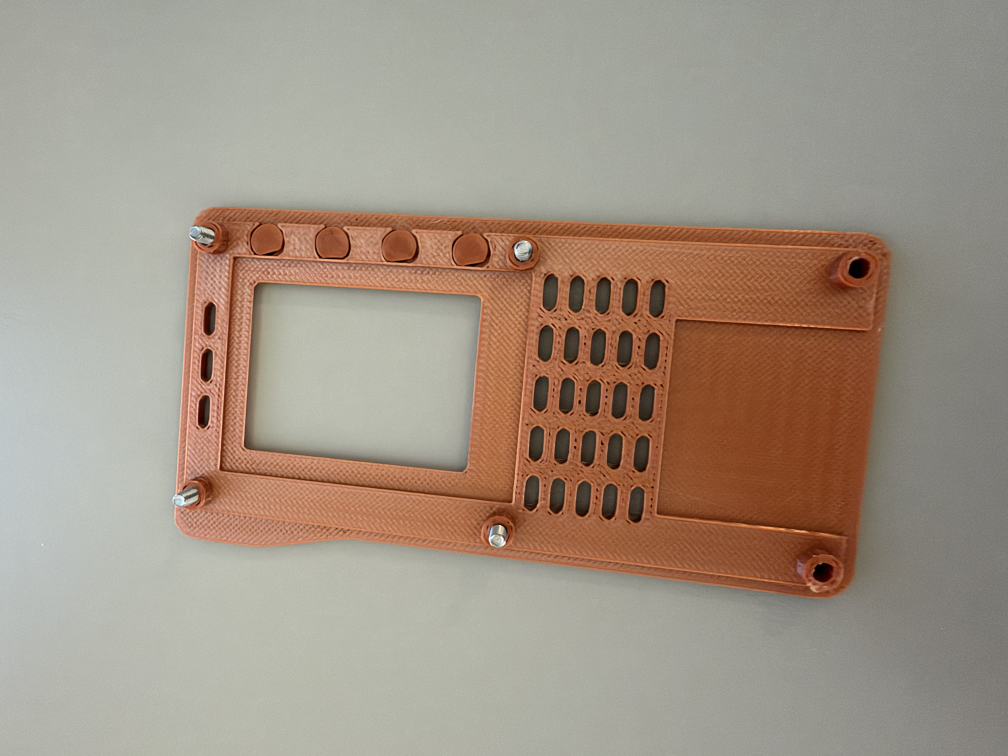
#> input picture photos/IMG_3595.jpeg, 4032 x 3024 px (shown at 1/4 size); its folder holds only this picture in this run
$ python -i sqlink-screen.py   (imports and definitions only)
#> lines starting #> are read from the running program, lines starting #| are printed output that depends on the picture
### software/rootfs/usr/lib/sqlink/profile_state.py
"""Credential-free metadata for the actually applied reflector profile."""
import json,pathlib
PATH=pathlib.Path('/var/lib/sqlink-profile-state/active.json')
def current():
 try:return json.loads(PATH.read_text())
 except (OSError,ValueError):return dict(id='unknown',name='Unknown',host='',directory='none',default_tg='0',monitored='')
def key():return json.dumps(current(),sort_keys=True)
def local_groups():
 p=current();ids=set()
 for s in (str(p.get('default_tg','0'))+','+str(p.get('monitored',''))).split(','):
  try:
   n=int(s.strip().rstrip('+'))
   if n>0:ids.add(n)
  except ValueError:pass
#> further down, picture is the input picture: PIL image 4032x3024 RGB; mean R, G, B 161.6, 147.4, 133
 return [dict(id=n,name='TG '+str(n)) for n in sorted(ids)]

### software/rootfs/usr/lib/sqlink/theme.py
"""Shared PiTFT palette and drawing style."""
from PIL import ImageDraw

BG = '#080d14'
PANEL = '#142131'
TEXT = '#f4f7fa'
MUTED = '#9baebe'
ACCENT = '#5dd6ef'
SELECTED = '#173b4b'
LINE = '#2a3b4b'


SCHEMES = {
    'Ocean': ('#080d14','#142131','#f4f7fa','#9baebe','#5dd6ef','#173b4b','#2a3b4b'),
    'Forest': ('#09120e','#14281d','#f1f8f3','#a0b9aa','#74e2aa','#1d4430','#2c4938'),
    'Amber': ('#151008','#2c2112','#fff6e8','#c1af95','#ffc568','#4b3518','#51402a'),
    'Violet': ('#100c18','#231b32','#f7f1ff','#b5a8c7','#c5a0ff','#3e2a57','#443653'),
    'Mono': ('#101010','#222222','#ffffff','#b5b5b5','#ffffff','#393939','#555555'),
}

def set_scheme(name):
    global BG, PANEL, TEXT, MUTED, ACCENT, SELECTED, LINE
    BG, PANEL, TEXT, MUTED, ACCENT, SELECTED, LINE = SCHEMES[name]


class MenuDraw:
    # [6 lines left out: function __init__, not called in this run]

    def __getattr__(self, name):
        return getattr(self.raw, name)

    def line(self, xy, fill=None, **kwargs):
        return self.raw.line(xy, fill=LINE if fill == 'white' else fill, **kwargs)

    # [60 lines left out: functions rectangle, text, footer_icons, not called in this run]

### software/rootfs/usr/lib/sqlink/display.py
"""Persistent Display settings and four-button editor."""
import json
import os
import pathlib
from PIL import Image, ImageDraw, ImageFont
from . import theme

PATH = pathlib.Path('/var/lib/sqlink-display/settings.json')
DEFAULTS = dict(brightness=100, color_scheme='Ocean', idle_timeout=30)
TIMEOUTS = [10, 20, 30, 60, 120, 300, 0]


class Settings:
    def __init__(self, path=PATH):
        self.path = pathlib.Path(path)
        self.values = dict(DEFAULTS)
        try:
            data = json.loads(self.path.read_text())
            if type(data.get('brightness')) is int and 10 <= data['brightness'] <= 100:
                self.values['brightness'] = data['brightness']
            if data.get('color_scheme') in theme.SCHEMES:
                self.values['color_scheme'] = data['color_scheme']
            if type(data.get('idle_timeout')) is int and data['idle_timeout'] in TIMEOUTS:
                self.values['idle_timeout'] = data['idle_timeout']
        except (OSError, ValueError, TypeError, AttributeError):
            pass
        self.apply()

    def apply(self):
        theme.set_scheme(self.values['color_scheme'])

    # [19 lines left out: functions save, dim, not called in this run]


class DisplayMenu:
    def __init__(self, settings):
        self.settings = settings
        self.index = 0
        self.editing = False
        self.original = None
        self.message = ''
        self.font = ImageFont.truetype('/usr/share/fonts/truetype/dejavu/DejaVuSans.ttf', 15)
        self.small = ImageFont.truetype('/usr/share/fonts/truetype/dejavu/DejaVuSans.ttf', 12)
        self.title = ImageFont.truetype('/usr/share/fonts/truetype/dejavu/DejaVuSans-Bold.ttf', 20)

    # [72 lines left out: functions enter, cancel, button, render, not called in this run]

### software/rootfs/usr/lib/sqlink/update_ui.py
"""PiTFT update menu; no network or privileged operations in the UI thread."""
import json,queue,socket,threading,time
from PIL import Image,ImageDraw,ImageFont
from . import theme

class UpdateMenu:
    def __init__(self):
        self.index=0;self.confirm=False;self.data={};self.results=queue.Queue();self.pending=False;self.last=0
        self.font=ImageFont.truetype('/usr/share/fonts/truetype/dejavu/DejaVuSans.ttf',15)
        self.small=ImageFont.truetype('/usr/share/fonts/truetype/dejavu/DejaVuSans.ttf',12)
    # [12 lines left out: function send, not called in this run]
    def enter(self):self.index=0;self.confirm=False;self.send('status')
    # [54 lines left out: functions poll, button, render, not called in this run]


class SystemInfoMenu:
    """Read-only, asynchronous diagnostics in three pages for the PiTFT."""
    def __init__(self):
        self.page=0;self.data={};self.pending=False;self.results=queue.Queue();self.last=0
        self.font=ImageFont.truetype('/usr/share/fonts/truetype/dejavu/DejaVuSans.ttf',15)
        self.small=ImageFont.truetype('/usr/share/fonts/truetype/dejavu/DejaVuSans.ttf',12)
    def enter(self):
        self.page=0;self.refresh()
    # [62 lines left out: functions refresh, poll, button, render, not called in this run]

### software/rootfs/usr/lib/sqlink/restart_ui.py
"""Explicit device restart confirmation."""
import threading
import queue
from PIL import Image,ImageDraw,ImageFont
from . import theme
from .wifi_ui import request

class RestartMenu:
    def __init__(self):
        self.index=0
        self.busy=False
        self.message=''
        self.results=queue.Queue()
        self.font=ImageFont.truetype('/usr/share/fonts/truetype/dejavu/DejaVuSans.ttf',15)
        self.small=ImageFont.truetype('/usr/share/fonts/truetype/dejavu/DejaVuSans.ttf',12)
        self.title=ImageFont.truetype('/usr/share/fonts/truetype/dejavu/DejaVuSans-Bold.ttf',20)
    def enter(self):
        self.index=0
        self.message=''
    # [40 lines left out: functions button, poll, render, not called in this run]

### software/rootfs/usr/lib/sqlink/wifi_ui.py
"""Four-button PiTFT Wi-Fi menu; network work stays off the display loop."""
import json
import queue
import socket
import string
import threading
from PIL import Image, ImageDraw, ImageFont
from sqlink import theme
from sqlink.theme import MenuDraw, footer_icons


# [10 lines left out: function request, not called in this run]


class WiFiMenu:
    def __init__(self):
        self.page = 'home'
        self.index = 0
        self.status = {}
        self.networks = []
        self.selected = None
        self.busy = False
        self.message = ''
        self.password = ''
        self.charset = 'abc'
        self.key_index = 0
        self.results = queue.Queue()
        self.font = ImageFont.truetype('/usr/share/fonts/truetype/dejavu/DejaVuSans.ttf', 15)
        self.small = ImageFont.truetype('/usr/share/fonts/truetype/dejavu/DejaVuSans.ttf', 12)
        self.title = ImageFont.truetype('/usr/share/fonts/truetype/dejavu/DejaVuSans-Bold.ttf', 20)

    # [251 lines left out: functions start, enter, poll, options, keys, button and 2 more, not called in this run]

### software/rootfs/usr/lib/sqlink/bluetooth_ui.py
"""Bluetooth device and audio management for the PiTFT."""
import json,socket,threading,queue,time
from PIL import Image,ImageDraw,ImageFont
from . import theme


# [7 lines left out: function request, not called in this run]


class BluetoothMenu:
    def __init__(self):
        self.page='home';self.index=0;self.status={};self.selected=None
        self.busy=False;self.operation='';self.message='';self.challenge=None;self.pin='';self.key=0
        self.results=queue.Queue();self.last_poll=0;self.polling=False;self.target='home'
        self.font=ImageFont.truetype('/usr/share/fonts/truetype/dejavu/DejaVuSans.ttf',15)
        self.small=ImageFont.truetype('/usr/share/fonts/truetype/dejavu/DejaVuSans.ttf',12)
        self.title=ImageFont.truetype('/usr/share/fonts/truetype/dejavu/DejaVuSans-Bold.ttf',20)
    # [10 lines left out: function send, not called in this run]
    def enter(self):
        self.page='home';self.index=0;self.send({'action':'status'},'home')
    def cancel(self):
        if self.busy and self.operation=='pair':self.send({'action':'cancel_pair'},aux=True)
        self.pin='';self.challenge=None
    # [157 lines left out: functions poll, items, button, render, not called in this run]

### software/rootfs/usr/lib/sqlink/audio_ui.py
"""Combined microphone and speaker selection for SQLink."""
from PIL import Image,ImageDraw
from .bluetooth_ui import BluetoothMenu, request
import threading, queue
from . import theme

class AudioMenu(BluetoothMenu):
    def __init__(self):
        super().__init__()
        self.volume_pending=None
        self.volume_running=False
        self.volume_results=queue.Queue()

    # [93 lines left out: functions flush_volume, poll, button, render, not called in this run]

### software/rootfs/usr/lib/sqlink/user_ui.py
"""Shared reflector profiles, operated with the four PiTFT buttons."""
import copy,queue,threading
from PIL import Image,ImageDraw
from .wifi_ui import WiFiMenu,request
from . import theme

class UserMenu(WiFiMenu):
 fields=[('name','Profile name'),('host','Server hostname'),('port','Server port'),('login','Callsign / Login'),('password','Password'),('default_tg','Default TG'),('monitored','Monitored TGs'),('timeout','Monitor timeout'),('directory','Station directory')]
 def __init__(self):
  super().__init__();self.data={'profiles':[]};self.draft={};self.buffer='';self.profile_id=None;self.dirty=False;self.return_page='list';self.page='list';self.epoch=0
 def cancel(self):
  self.epoch+=1;self.buffer='';self.draft={};self.page='list';self.dirty=False
 def enter(self):
  self.cancel();self.index=0;self.send({'action':'profiles_snapshot'},'list')
 # [20 lines left out: functions send, poll, not called in this run]
 def profile(self):return next((p for p in self.data['profiles'] if p['id']==self.profile_id),{})
 def payload(self,action):return dict(action=action,id=self.profile_id,revision=self.data.get('revision'),confirm=True)
 # [64 lines left out: functions rows, button, not called in this run]
 def confirm(self,action,label,back):self.pending=action;self.confirm_label=label;self.confirm_return=back;self.page='confirm';self.index=0
 # [35 lines left out: function render, not called in this run]

### software/rootfs/usr/lib/sqlink/radio_status.py
"""Live radio state and transient audio peak meter. No audio is saved."""
import pathlib,subprocess,threading,time,select,array,math

class RadioStatus:
    def __init__(self):
        self.talker='';self.mode='IDLE';self.level=0.0;self.available=False
        threading.Thread(target=self._meter,daemon=True).start()
    # [12 lines left out: function state, not called in this run]
    def _meter(self):
        proc=None;key=None;last_check=0;retry=0
        while True:
            try:
                mode=self.mode
                if mode not in ('TX','RX'):
                    if proc:proc.terminate();proc.wait(timeout=1);proc=None
                    self.level=0;self.available=False;key=None;time.sleep(.05);continue
                now=time.monotonic()
                if now-last_check>1 or not proc:
                    last_check=now
                    cmd='get-default-source' if mode=='TX' else 'get-default-sink'
                    dev=subprocess.check_output(['pactl',cmd],text=True,timeout=2).strip()
                    if mode=='RX':dev+='.monitor'
                    new=(mode,dev)
                    if new!=key or (proc and proc.poll() is not None):
                        if proc:proc.terminate();proc.wait(timeout=1);proc=None
                        key=new
                    if not proc:
                        if now<retry:time.sleep(.1);continue
                        proc=subprocess.Popen(['parec','--raw','--format=s16le','--rate=16000','--channels=1','--latency-msec=50','--client-name=SQLink level meter','--device='+dev],stdout=subprocess.PIPE,stderr=subprocess.DEVNULL)
                        retry=now+2
                if select.select([proc.stdout],[],[],.1)[0]:
                    data=proc.stdout.read(1600)
                    if not data:
                        proc.wait(timeout=1);proc=None;self.available=False;self.level=0;continue
                    samples=array.array('h',data[:len(data)//2*2])
                    peak=max(map(abs,samples),default=0)/32768
                    db=20*math.log10(max(peak,1e-6))
                    self.level=max(max(0,min(1,(db+60)/60)),self.level*.75)
                    self.available=True
            except Exception:
                if proc:
                    try:proc.kill();proc.wait(timeout=1)
                    except Exception:pass
                proc=None;key=None;self.available=False;self.level=0;time.sleep(1)

### software/rootfs/usr/lib/sqlink/encoder_volume.py
"""Non-blocking home-screen volume, using the existing audio helper."""
import queue
import threading
from .bluetooth_ui import request


# [14 lines left out: function adjust_volume, not called in this run]


class HomeVolume:
    def __init__(self):
        self.pending = 0
        self.running = False
        self.results = queue.Queue()

    def turn(self, action):
        self.pending += 5 if action == 'DOWN' else -5
        self.start()

    # [23 lines left out: functions start, poll, not called in this run]

### software/rootfs/usr/local/bin/sqlink-screen.py
#!/usr/bin/env python3

import os
import re
import time
import subprocess
import json
import urllib.request
from datetime import datetime

import lgpio
from PIL import Image, ImageDraw, ImageFont
from sqlink import theme
from sqlink.theme import MenuDraw, footer_icons
from sqlink.display import Settings, DisplayMenu
display_settings = Settings()
display_menu = DisplayMenu(display_settings)
from sqlink.update_ui import UpdateMenu, SystemInfoMenu
update_menu = UpdateMenu()
info_menu = SystemInfoMenu()
from sqlink.restart_ui import RestartMenu
restart_menu = RestartMenu()
from sqlink.bluetooth_ui import BluetoothMenu
bluetooth_menu = BluetoothMenu()
from sqlink.audio_ui import AudioMenu
audio_menu = AudioMenu()
from sqlink import profile_state
from sqlink.user_ui import UserMenu
user_menu = UserMenu()

import sys
sys.path.insert(0, "/usr/lib")

from sqlink.controller import SQLinkController

controller = SQLinkController()

from sqlink.wifi_ui import WiFiMenu
wifi_menu = WiFiMenu()

FB = "/dev/fb0"
WIDTH = 240
HEIGHT = 320

SVXCONF = "/etc/svxlink/svxlink.conf"
SVXLOG = "/var/log/svxlink"

BUTTONS = {
    17: "BACK",
    22: "UP",
    23: "DOWN",
    27: "ENTER",
}

MAIN_MENU = [
    "SQLink",
    "Audio",
    "User",
    "Bluetooth",
    "WiFi",
    "Display",
    "System Update",
    "System Info",
    "Restart",
]

SQLINK_MENU = [
    "Network",
    "Active TG",
    "Last QSO",
    "Stations",
    "Node Info",
    "Talk Groups",
]

FALLBACK_TG_LIST = [
    ("260", "Polska"),
    ("2600", "Ogólnopolska"),
    ("26077", "SQLink"),
    ("260073", "Akcje Dyplomowe"),
    ("999", "Echo / Test"),
    ("27252", "Ireland"),
    ("3109312", "Chicago"),
]

TG_NAMES = {
    "260": "Polska",
    "2600": "Ogólnopolska",
    "26077": "SQLink",
    "260073": "Akcje Dyplomowe",
    "999": "Echo / Test",
    "27252": "Ireland",
    "3109312": "Chicago",
}

TG_LIST = list(FALLBACK_TG_LIST)

TG_API_URL = "https://sqlink.pl/tg_names.json"
TG_REFRESH_INTERVAL = 600
last_tg_refresh = 0.0


def font(size, bold=False):
    path = (
        "/usr/share/fonts/truetype/dejavu/DejaVuSans-Bold.ttf"
        if bold
        else "/usr/share/fonts/truetype/dejavu/DejaVuSans.ttf"
    )
    try:
        return ImageFont.truetype(path, size)
    except Exception:
        return ImageFont.load_default()


FONT_TITLE = font(27, True)
FONT_CALL = font(25, True)
FONT_TG = font(23, True)
FONT_MED = font(18, True)
FONT_SMALL = font(15)
FONT_TINY = font(12)
FONT_MENU = font(20, True)
FONT_MENU_SMALL = font(17)


# [189 lines left out: functions read_callsign, read_recent_log, get_active_tg, get_tg_name, reflector_connected, wifi_info and 1 more, not called in this run]


def load_tg_list():
    global last_tg_refresh

    if profile_state.current().get("directory") != "sqlink":
        last_tg_refresh = time.monotonic()
        return [(str(g["id"]),g["name"]) for g in profile_state.local_groups()] or [("0", "Monitor")]

    try:
        data = controller.talkgroups()

        result = []

        for item in data:
            tg = str(item.get("id", "")).strip()
            name = str(item.get("name", "")).strip()

            if not tg.isdigit():
                continue

            if not name:
                name = "TG " + tg

            result.append((tg, name))

        if result:
            last_tg_refresh = time.monotonic()

            print(
                "TG LIST: controller:",
                len(result),
                "TG",
                flush=True,
            )

            return result

    except Exception as e:
        print(
            "TG CONTROLLER ERROR:",
            e,
            flush=True,
        )

    last_tg_refresh = time.monotonic()

    return list(FALLBACK_TG_LIST) if profile_state.current().get("directory")=="sqlink" else [(str(g["id"]),g["name"]) for g in profile_state.local_groups()]


# [35 lines left out: function refresh_tg_list_if_needed, not called in this run]


from PIL import ImageChops

def framebuffer_bytes(img):
    # Build RGB565 in Pillow's native loops, then interleave low/high bytes.
    r, g, b = img.split()
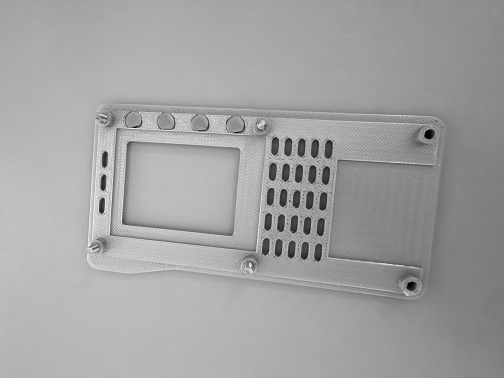
#> r: PIL image 4032x3024 L (shown at 1/8 size); min 0, max 255, mean 161.6
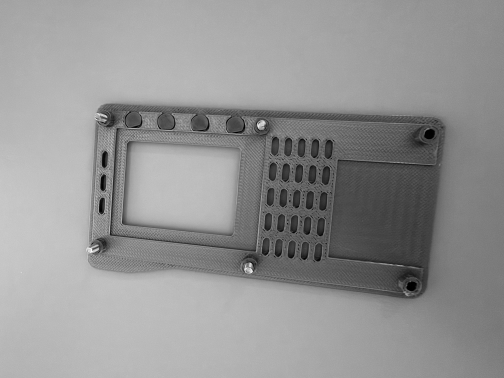
#> g: PIL image 4032x3024 L (shown at 1/8 size); min 0, max 255, mean 147.4
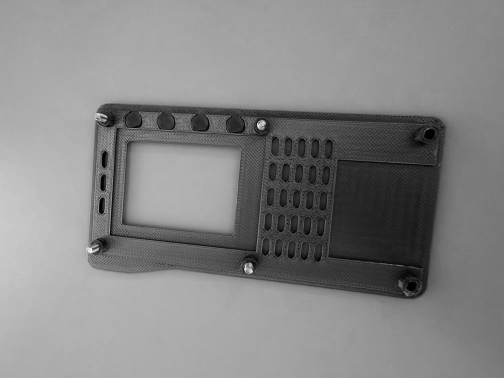
#> b: PIL image 4032x3024 L (shown at 1/8 size); min 0, max 255, mean 133
    high = ImageChops.add(r.point(lambda v: v & 248), g.point(lambda v: v >> 5))
    low = ImageChops.add(g.point(lambda v: (v & 28) << 3), b.point(lambda v: v >> 3))
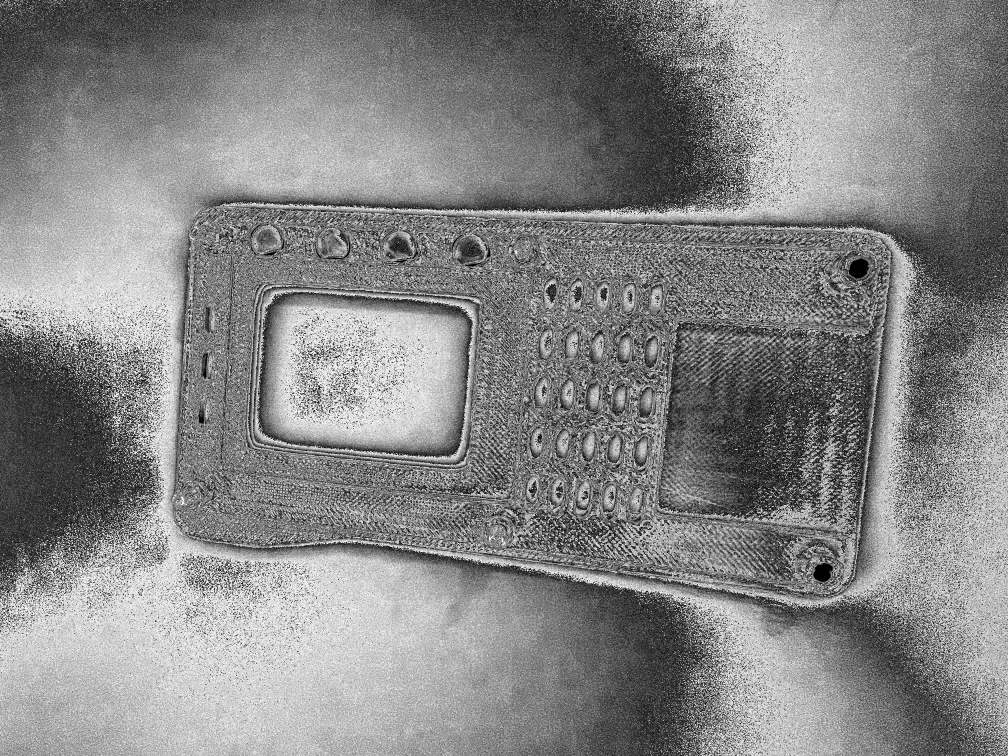
#> low: PIL image 4032x3024 L (shown at 1/4 size); min 0, max 255, mean 133.8
    return Image.merge("LA", (low, high)).tobytes()

# [8 lines left out: function write_fb, not called in this run]


menu_mode = False
submenu = None
menu_index = 0
tg_index = 0

station_index = 0
station_selected = None
station_list = []

message = ""
message_until = 0.0


# [4 lines left out: function set_message, not called in this run]


from sqlink.radio_status import RadioStatus
radio_status = RadioStatus()
_main_state = {}
_main_state_time = 0

# [1428 lines left out: functions draw_main, draw_menu, select_tg, draw_network, draw_active_tg, draw_last_qso and 10 more, not called in this run]


MENU_IDLE_SECONDS = 30.0
last_menu_activity = time.monotonic()


# [16 lines left out: function return_home_if_idle, not called in this run]


TG_LIST = load_tg_list()

from sqlink.encoder import Encoder
from sqlink.encoder_volume import HomeVolume
home_volume = HomeVolume()

# [1 line that did not run here, left out]
# [1 line that did not run here, left out]
# [8 lines not run here, left out]

button_last = {}
button_time = {}

# [3 lines not run here, left out]

last_redraw = 0.0
last_profile_key = profile_state.key()
profile_checked = 0.0

# [78 lines not run here, left out]

>>> from PIL import Image
>>> picture = Image.open('../../../../../photos/IMG_3595.jpeg')
>>> result = framebuffer_bytes(picture)
